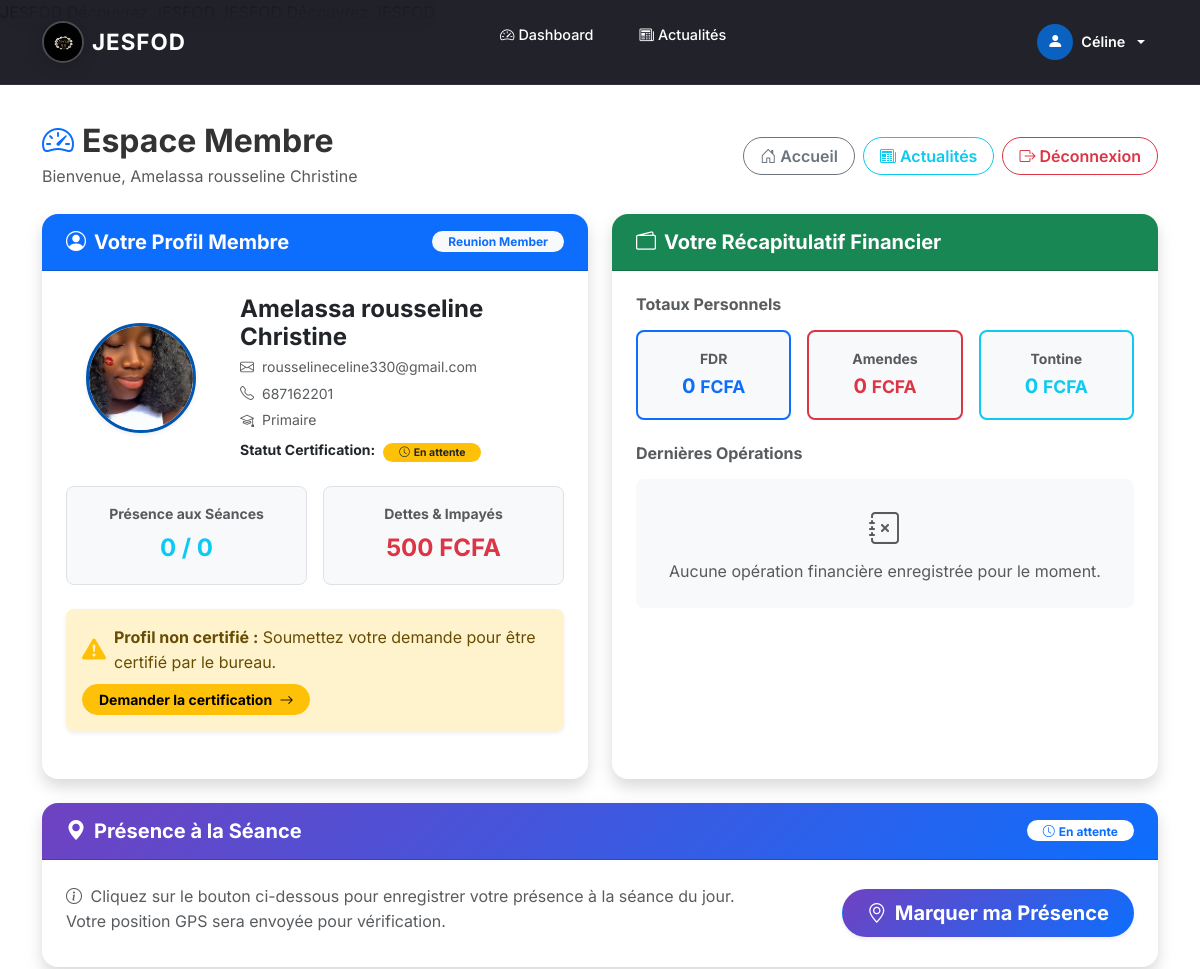
The app's page /menber/dashboard/ (signed in, upper part), older data.
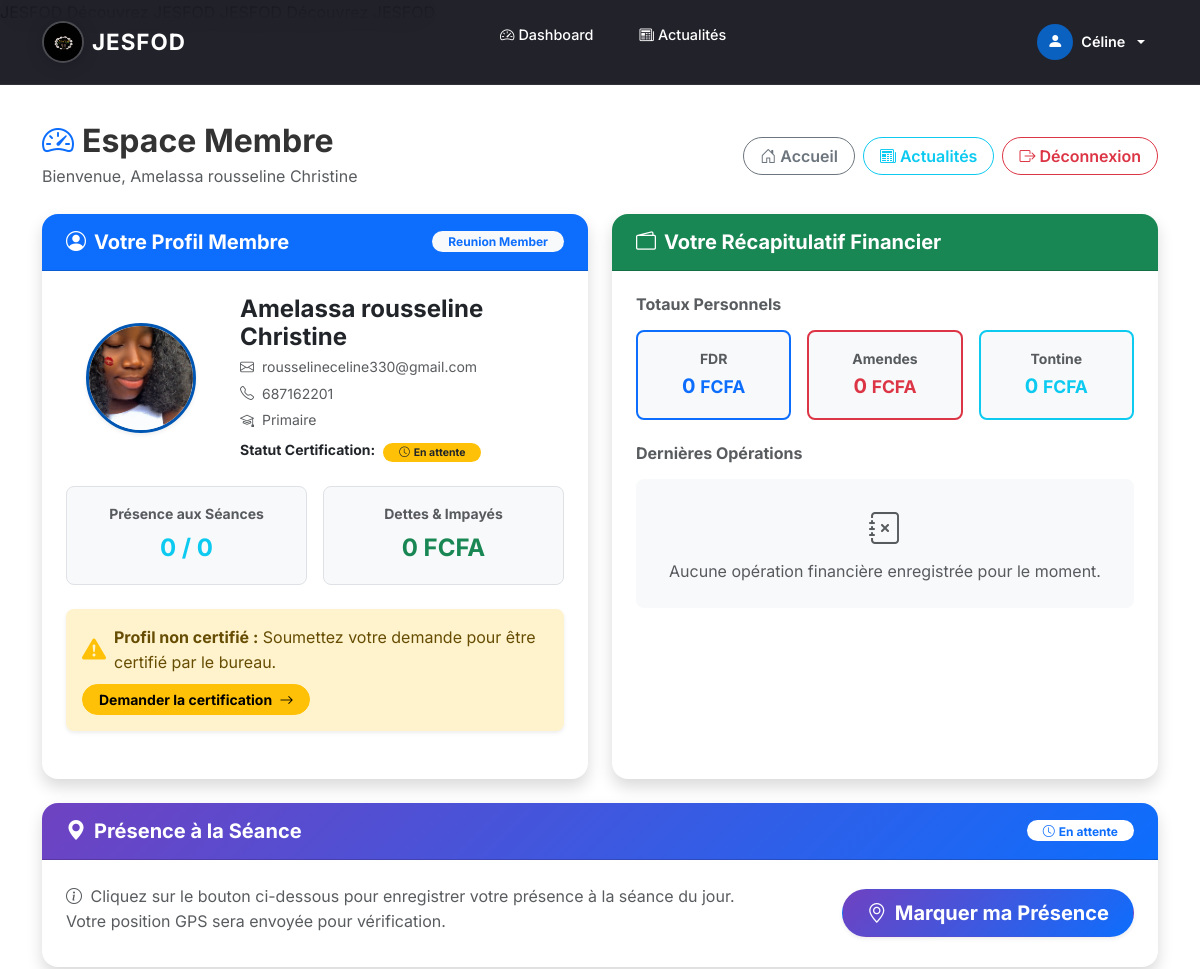
The same page, newer data.
### menber_JESFOD/models.py (models this page shows, shortened)
class Member(models.Model):
    ROLE_CHOICES = [
        ('bureau', 'Bureau Member'),
        ('reunion', 'Reunion Member'),
    ]
    POSITION_CHOICES = [
        ('president', 'Président(e)'),
        ('vice_president', 'Vice-Président(e)'),
        ('secretaire_general', 'Secrétaire Général(e)'),
        ('secretaire_adjoint', 'Vice-Secrétaire'),
        ('censeur', 'Censeur'),
        ('charge_culturel', 'Chargé(e) des Affaires Culturelles'),
        ('charge_com', 'Chargé(e) de Communication'),
        ('charge_animation', 'Chargé(e) Animation'),
        ('tresorier', 'Trésorier(e)'),
        ('tresorier_adjoint', 'Trésorier(e) Adjoint(e)'),
        ('commissaire_comptes', 'Commissaire aux Comptes'),
        ('charge_sport', 'Chargé(e) des Sports'),
        ('sante', 'Chargé(e) de la Santé'),
        ('conseiller', 'Conseiller(e)'),
        ('membre', 'Membre du Bureau'),
        ('membre_reunion', 'Membre de Réunion'),
    ]
    SCHOOL_LEVEL_CHOICES = [
        ('primaire', 'Primaire'),
        ('college', 'Collège'),
        ('lycee', 'Lycée'),
        ('universite', 'Université'),
        ('master', 'Master'),
        ('doctorat', 'Doctorat'),
    ]
    user = models.OneToOneField(User, on_delete=models.CASCADE)
    name = models.CharField(max_length=100)
    email = models.EmailField()
    phone = models.CharField(max_length=20, blank=True)
    address = models.TextField(blank=True)
    profile_photo = models.ImageField(upload_to='profiles/', blank=True, null=True)
    school_level = models.CharField(max_length=20, choices=SCHOOL_LEVEL_CHOICES, blank=True)
    role = models.CharField(max_length=10, choices=ROLE_CHOICES, default='reunion')
    position = models.CharField(max_length=50, choices=POSITION_CHOICES, default='membre',
                                help_text="Poste occupé au sein du bureau (si applicable)")
    is_certified = models.BooleanField(default=False)
    certification_date = models.DateTimeField(null=True, blank=True)
    activities = models.TextField(blank=True, help_text="Activités et responsabilités du membre")
    @property
    def is_bureau(self):
        return self.role == 'bureau'
    @property
    def inscription_paid(self):
        return self.finances.filter(type='inscription', is_paid=True).exists()
    @property
    def total_fdr(self):
        from django.db.models import Sum
        total = self.finances.filter(type='fdr', is_paid=True).aggregate(Sum('amount'))['amount__sum']
        return total or 0
    @property
    def total_amendes(self):
        from django.db.models import Sum
        total = self.finances.filter(type='amande', is_paid=False).aggregate(Sum('amount'))['amount__sum']
        return total or 0
    @property
    def total_tontine(self):
        from django.db.models import Sum
        total = self.finances.filter(type='tontine', is_paid=True).aggregate(Sum('amount'))['amount__sum']
        return total or 0
    @property
    def total_dettes(self):
        from django.db.models import Sum
        total = self.finances.filter(is_paid=False).aggregate(Sum('amount'))['amount__sum']
        return total or 0
    @property
    def total_seances(self):
        return Seance.objects.count()
    @property
    def seances_present(self):
        return max(0, self.total_seances - self.absences.count())
    @property
    def situation(self):
        if self.inscription_paid and self.total_amendes == 0:
            return 'a_jour'
        return 'pas_a_jour'
    def get_school_level_display(self):
        return dict(self.SCHOOL_LEVEL_CHOICES).get(self.school_level, 'Non renseigné')

### menber_JESFOD/views_fixed.py (the view, shortened to what this page needs)
# urls.py: path('dashboard/', member_dashboard, name='member_dashboard'),
@login_required
def member_dashboard(request):
    member, created = _get_or_create_member(request.user)
    if member.is_bureau:
        return redirect('admin_dashboard')
    if request.method == 'POST' and 'edit_profile' in request.POST:
        form = MemberForm(request.POST, request.FILES, instance=member)
        if form.is_valid():
            form.save()
            messages.success(request, 'Profil mis à jour !')
        else:
            messages.error(request, 'Erreur lors de la mise à jour.')
    else:
        form = MemberForm(instance=member)
    finances = member.finances.all()
    inscription_entry = finances.filter(type='inscription').first()
    fdr_entries = finances.filter(type='fdr').order_by('-created_date')
    amande_entries = finances.filter(type='amande', is_paid=False).order_by('-created_date')
    tontine_entries = finances.filter(type='tontine').order_by('-created_date')
    total_members = Member.objects.count()
    total_news = News.objects.filter(is_published=True).count()
    upcoming_events = Event.objects.filter(
        is_published=True, event_date__gte=timezone.now()
    ).order_by('event_date')[:3]
    news_list = News.objects.filter(is_published=True)[:4]
    context = {
        'member': member,
        'edit_form': form,
        'total_members': total_members,
        'total_news': total_news,
        'inscription_entry': inscription_entry,
        'fdr_entries': fdr_entries,
        'amande_entries': amande_entries,
        'tontine_entries': tontine_entries,
        'total_fdr': member.total_fdr,
        'total_amendes': member.total_amendes,
        'total_tontine': member.total_tontine,
        'situation': member.situation,
        'upcoming_events': upcoming_events,
        'news_list': news_list,
        'is_member_page': True,
    }
    return render(request, 'menber_JESFOD/dashboard.html', context)

### menber_JESFOD/views_fixed.py (called while the page is built)
def _get_or_create_member(user):
    member, created = Member.objects.get_or_create(user=user)
    dirty = False
    if not member.name:
        member.name = user.get_full_name() or user.username
        dirty = True
    if not member.email and user.email:
        member.email = user.email
        dirty = True
    if dirty:
        member.save()
    return member, created

### menber_JESFOD/templates/menber_JESFOD/dashboard.html (shortened to what the changed rows need)
{% extends 'base.html' %}
{% block content %}
<div class="container mt-4 py-4">
  <div class="d-flex justify-content-between align-items-center mb-4 flex-wrap gap-3">
    <div>
      <h2 class="fw-bold mb-1"><i class="bi bi-speedometer2 text-primary me-2"></i>Espace Membre</h2>
      <p class="text-muted mb-0">Bienvenue, {{ member.name }}</p>
    </div>
  </div>
  <div class="row g-4 mb-4">
    <div class="col-lg-6">
      <div class="card border-0 shadow rounded-4 overflow-hidden h-100">
        <div class="card-header bg-primary text-white py-3 px-4 d-flex justify-content-between align-items-center">
          <h5 class="mb-0 fw-bold"><i class="bi bi-person-circle me-2"></i>Votre Profil Membre</h5>
          <span class="badge bg-light text-primary rounded-pill px-3">{{ member.get_role_display }}</span>
        </div>
        <div class="card-body p-4">
          <div class="row align-items-center mb-4">
            <div class="col-sm-4 text-center mb-3 mb-sm-0">
              {% if member.profile_photo %}
                <img src="{{ member.profile_photo.url }}" alt="Photo de {{ member.name }}"
                     class="rounded-circle shadow-sm img-fluid" style="width: 110px; height: 110px; object-fit: cover; border: 3px solid #0056b3;">
              {% else %}
                <div class="rounded-circle shadow-sm d-flex align-items-center justify-content-center fw-bold text-white mx-auto"
                     style="width: 110px; height: 110px; background: linear-gradient(135deg, #0056b3, #198754); font-size: 2.2rem;">
                  {{ member.name.0|upper }}
                </div>
              {% endif %}
            </div>
            <div class="col-sm-8">
              <h4 class="fw-bold mb-1">{{ member.name }}</h4>
              <p class="text-muted mb-1 small"><i class="bi bi-envelope me-2"></i>{{ member.email }}</p>
              <p class="text-muted mb-1 small"><i class="bi bi-telephone me-2"></i>{{ member.phone|default:"Non renseigné" }}</p>
              {% if member.school_level %}
              <p class="text-muted mb-2 small"><i class="bi bi-mortarboard me-2"></i>{{ member.get_school_level_display }}</p>
              {% endif %}
              <p class="mb-0 small">
                <strong class="me-1">Statut Certification:</strong>
                {% if member.is_certified %}
                  <span class="badge bg-success px-3 py-1 rounded-pill"><i class="bi bi-check-circle me-1"></i>Certifié</span>
                {% else %}
                  <span class="badge bg-warning text-dark px-3 py-1 rounded-pill"><i class="bi bi-clock me-1"></i>En attente</span>
                {% endif %}
              </p>
            </div>
          </div>
          <div class="row g-3 text-center mb-4">
            <div class="col-6">
              <div class="p-3 bg-light rounded-3 border">
                <div class="text-muted small fw-bold mb-1">Présence aux Séances</div>
                <div class="fs-4 fw-bold text-info">{{ member.seances_present }} / {{ member.total_seances }}</div>
              </div>
            </div>
            <div class="col-6">
              <div class="p-3 bg-light rounded-3 border">
                <div class="text-muted small fw-bold mb-1">Dettes & Impayés</div>
                <div class="fs-4 fw-bold {% if member.total_dettes > 0 %}text-danger{% else %}text-success{% endif %}">
                  {{ member.total_dettes }} FCFA
                </div>
              </div>
            </div>
          </div>
        </div>
      </div>
    </div>
  </div>
</div>
{% endblock %}

Row changes from the older to the newer data that the page shows:
changed Member "Amelassa rousseline Christine": total_dettes "500" → "0"
